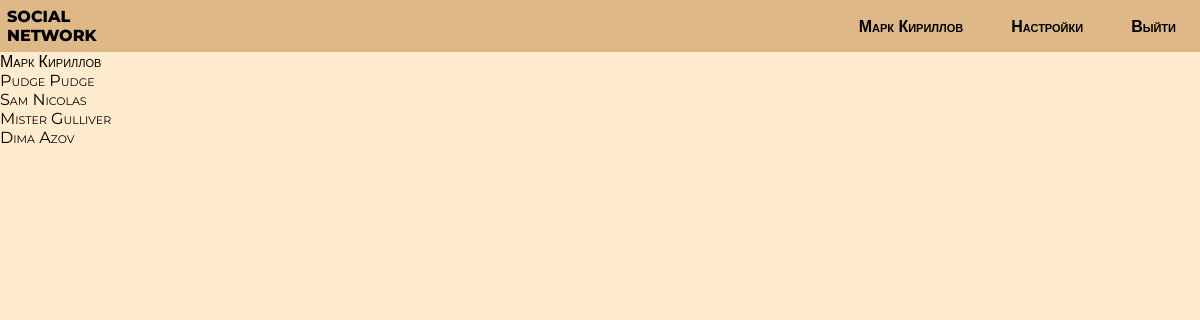
The app's page / (signed in) with its own data.
### myPage/models.py (models this page shows, shortened)
class CustomUser(AbstractBaseUser):
    first_name = models.CharField(max_length=50,verbose_name='Имя')
    last_name = models.CharField(max_length=50,verbose_name='Фамилия')
    email = models.EmailField(unique=True,verbose_name='Электронная почта')
    birth_date = models.DateField(default=date(2000, 1, 1), verbose_name='Дата рождения')
    profile_image = models.ImageField(blank=True, upload_to="photos/%Y/%m/%d/", verbose_name='Фотография профиля')
    country = CountryField(blank_label="(select country)", blank=True, verbose_name='Страна')
    is_superuser = models.BooleanField(default=False,verbose_name='Суперюзер?')
    is_staff = models.BooleanField(default=False,verbose_name='Стафф?')
    USERNAME_FIELD = 'email'
    REQUIRED_FIELDS = ['first_name', 'last_name']
    objects = CustomUserManager()
    class Meta:
        verbose_name = 'Страница'
        verbose_name_plural = 'Страницы'

### myPage/views.py (the view)
# urls.py: path('', views.IndexView.as_view(), name='home'),
class IndexView(generic.ListView):
    template_name="myPage/index.html"
    context_object_name="users"
    def get_queryset(self):
        return User.objects.all()

### myPage/templates/myPage/index.html
{% extends 'myPage/base.html' %} {% block content %} {% if users %}
<ul>
  {% for user in users %} {% if not user.is_superuser %}
  <li>
    <a href="{% url 'myPage:profile' user.id %}">
      {{ user.first_name }} {{ user.last_name }}
    </a>
  </li>
  {% endif %} {% endfor %}
</ul>
{% endif %} {% endblock content %}

### myPage/templates/myPage/base.html (shortened to what this page needs)
{% load static %}
<!DOCTYPE html>
<html lang="en">
  <head>
    <link rel="stylesheet" href="{% static 'myPage/styles/style2.css' %}" />
    <link
      rel="stylesheet"
      href="https://cdnjs.cloudflare.com/ajax/libs/font-awesome/6.4.2/css/all.min.css"
 />
  </head>
  <body>
    <header>
      <h1><a href="{% url 'myPage:home' %}">SOCIAL NETWORK</a></h1>
      <nav>
        <ul class="navBar">
           {% if request.user.is_authenticated %}
          <li class="navList">
            <a href="{% url 'myPage:profile' request.user.id %}"
              >{{ request.user.first_name }} {{ request.user.last_name }}</a
            >
          </li>
          <li class="navList">
            <a href="{% url 'myPage:settings' user.id %}">Настройки</a>
          </li>
          <li class="navList">
            <a href="{% url 'register_app:logout' %}">Выйти</a>
          </li>
          {% endif %}
        </ul>
      </nav>
    </header>
    {% block content %} {% endblock %}
  </body>
</html>

### myPage/static/myPage/styles/style2.css (style rules this page uses)
* { width: 100%; font-family: 'Montserrat', sans-serif; overflow: hidden; margin: 0; padding: 0; }
body { display: flex; flex-direction: column; justify-content: center; background-color: blanchedalmond; }
header { display: flex; flex-wrap: nowrap; }
nav { background-color: burlywood; display: flex; align-items: center; font-weight: 600; }
.navBar { display: flex; flex-direction: row; justify-content: flex-end; text-align: center; list-style: none; padding: 0.5rem 0rem; }
.navList { width: fit-content; padding: 0 1.5rem; }
a { color: black; font-family: inherit; text-decoration-line: none; font-variant: small-caps; font-size: 16px; }
h1 { background-color: burlywood; padding: 7px; width: 6rem; font-size: 1rem; color: rgb(0, 0, 0); font-weight: 800; }

### records on screen
CustomUser: user.first_name "Марк", user.last_name "Кириллов", first_name "Марк", last_name "Кириллов"
CustomUser: first_name "Pudge", last_name "Pudge"
CustomUser: first_name "Sam", last_name "Nicolas"
CustomUser: first_name "Mister", last_name "Gulliver"
CustomUser: first_name "Dima", last_name "Azov"
